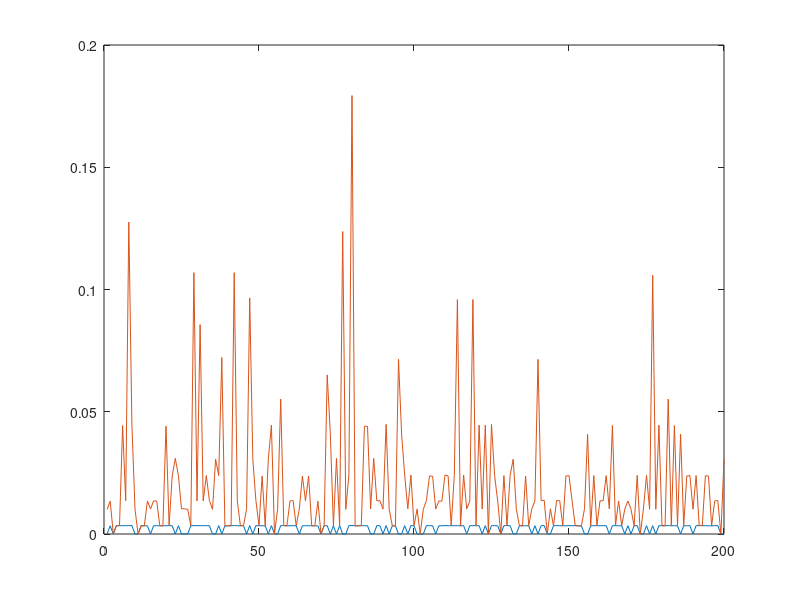

Write MATLAB code to recreate this figure.
function testCloudCapacitySmall

%----------------- the cups - drops algorithm -----------------
% cups is array like [55,...] which shows remaining capacities
% drops in an integer number indicating the number  of drops which we shoud
% put in the cups
    function cups=fill_cups_alg(cups,drops) %cups is a array of capacities, drops is integer
        dropPerCup=zeros(1,length(cups));
        for i=1:drops
            [C,I] = max(cups);
            drop_in_cup=I(1);
            dropPerCup(drop_in_cup)=dropPerCup(drop_in_cup)+1;
            cups(drop_in_cup)=cups(drop_in_cup)-1;
        end
    end

%----------------- the randomized cups - drops algorithm -----------------

    function cups=rand_fill_cups_alg(cups,drops) %cups is a array of capacities, drops is integer
        dropPerCup=zeros(1,length(cups));
        for i=1:drops
            k=rand;
            num=k* sum(cups);
            tmp=[0 cumsum(cups)];
            indice=0;
            for j=1:length(tmp)
                if tmp(j)<num && tmp(j+1)>num 
                    indice=j;
                    break;
                end
            end
            drop_in_cup=indice;
            dropPerCup(drop_in_cup)=dropPerCup(drop_in_cup)+1;
            cups(drop_in_cup)=cups(drop_in_cup)-1;
        end
    end

%-------------------- main ------------------------
% 
% %hundred hypers
init_hyper_cap=100;
hyper_num=3;
hyper_cap=ones(1,hyper_num).*init_hyper_cap;
req_max_instance=10;    
%generate 10 requests with avderage 10 instances->maximum 10000 instances
varr=[]
for ii=1:1:200
    requests=round(rand* (req_max_instance-1))+1
    hyper_cap_norm=fill_cups_alg(hyper_cap,requests);
    hyper_cap_rand=rand_fill_cups_alg(hyper_cap,requests);
    varr(ii)=var(hyper_cap_norm)/mean(hyper_cap_norm)
    varr_rand(ii)=var(hyper_cap_rand)/mean(hyper_cap_rand)
end
figure;
plot(varr)
hold all
plot(varr_rand)
%vector of remaining capacities
%result=fill_cups_alg([1,8,1,8],2) 

%-------------------------- testd ---------------------
%rand_fill_cups_alg([1,4,8,90],4)

end
